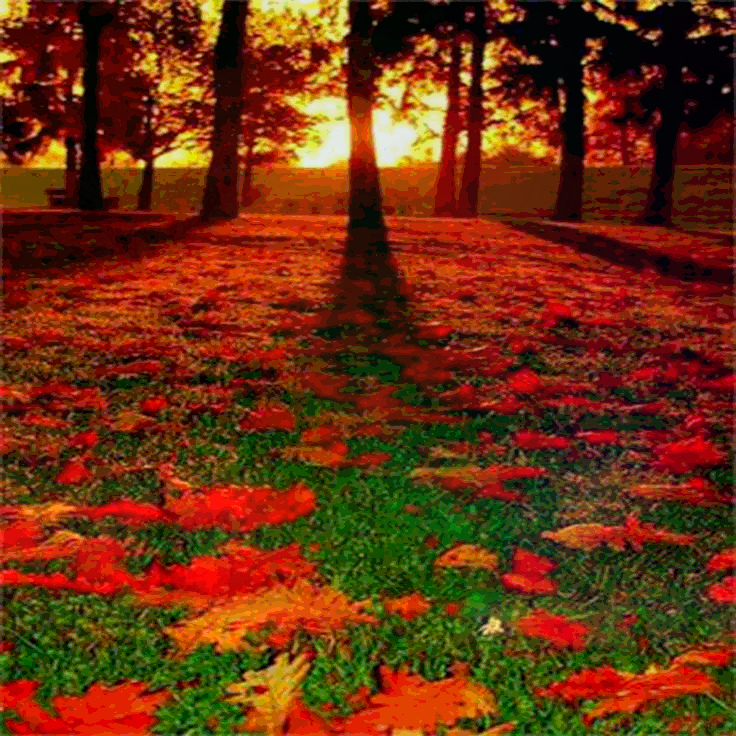
%> input picture lab1/test_image.tif, 736 x 736 px
$ octave lab1.m   (GNU Octave 9; MATLAB toolbox functions it lacks are replaced by stand-ins)
%> lines starting %> are read from the running program, lines starting %| are printed output that depends on the picture
image = imread('test_image.tif');
%> image is the input picture: size 736x736x3 uint8; mean R, G, B 107.9, 48.5, 15.8
figure(6);
imshow(image);
r = image(:,:,1);
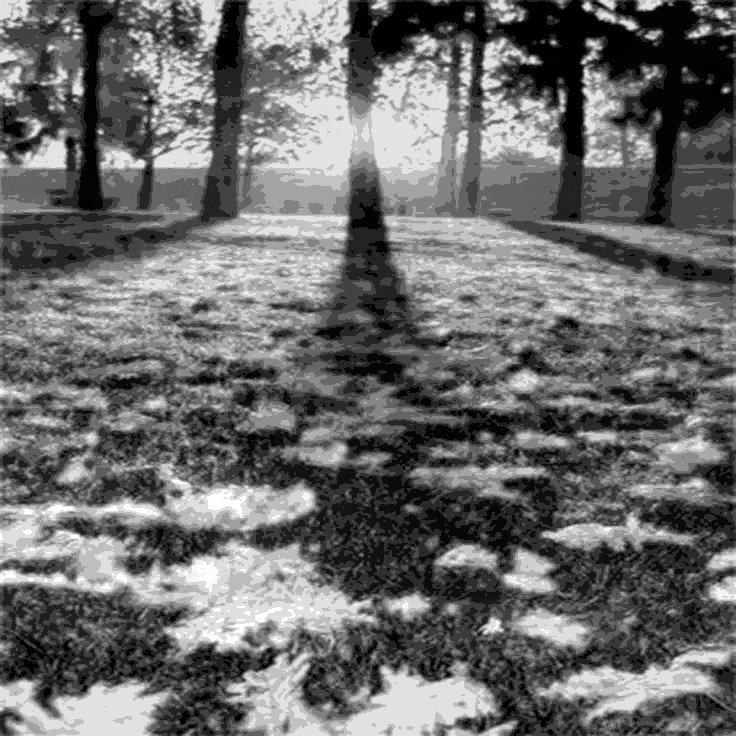
%> r: size 736x736 uint8; min 0, max 255, mean 107.9
figure(1);
imshow(r);
g = image(:,:,2);
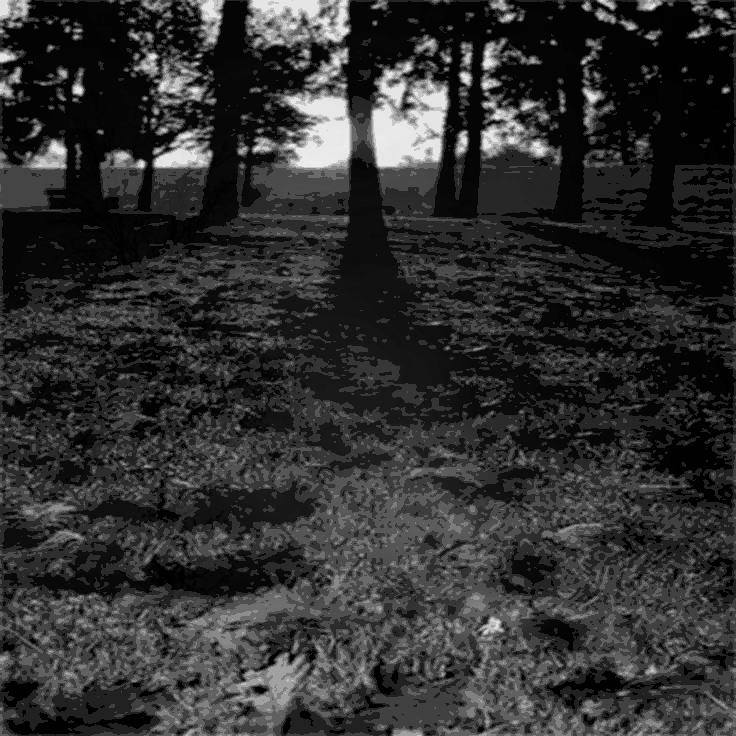
%> g: size 736x736 uint8; min 0, max 237, mean 48.5
figure(2);
imshow(g);
b = image(:,:,3);
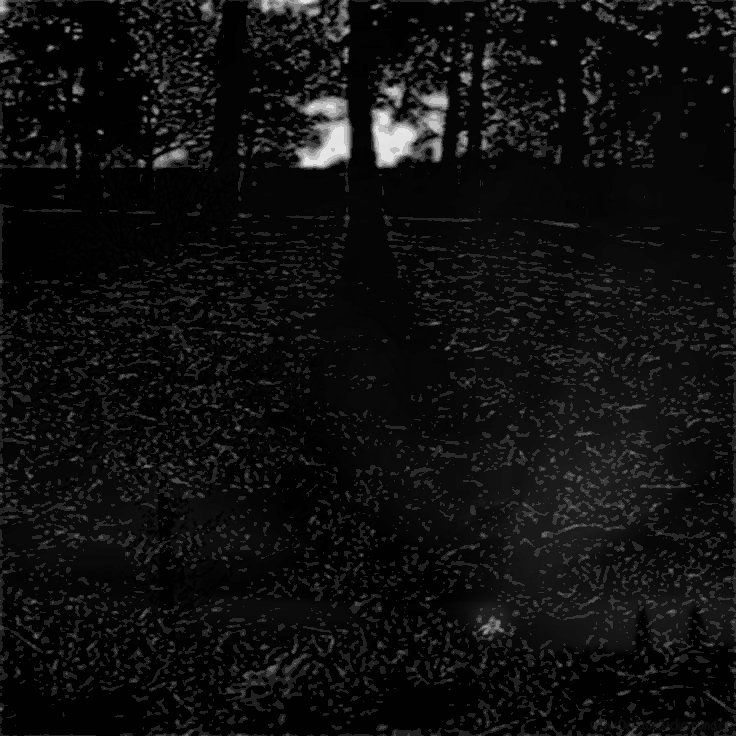
%> b: size 736x736 uint8; min 0, max 229, mean 15.8
figure(3);
imshow(b);


%> (the run ends here)
